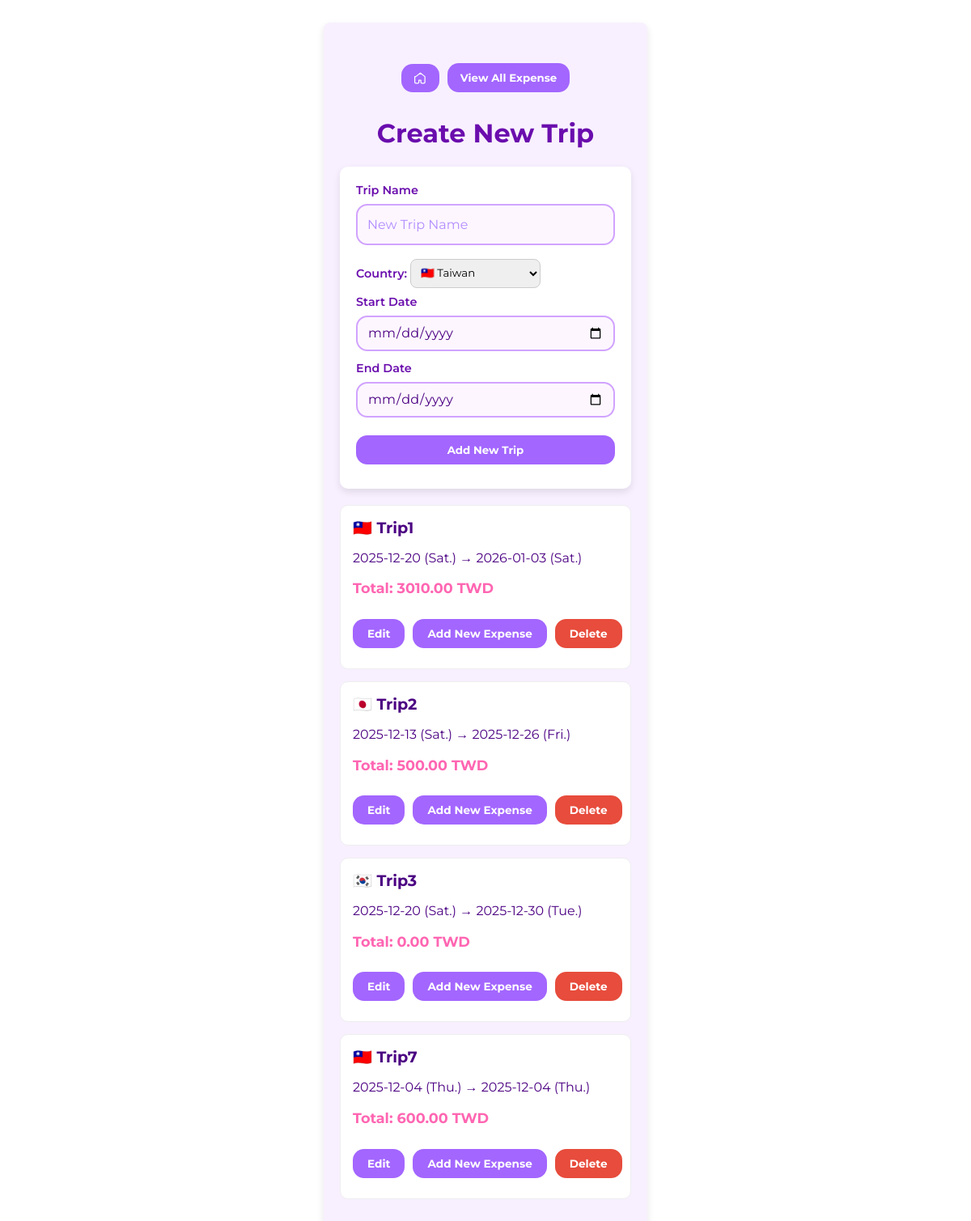
The app's page /tripSelection (signed in) with its own data.
### tables this page shows
CREATE TABLE trips (
                id INTEGER PRIMARY KEY,
                trip_name TEXT UNIQUE,
                start_date TEXT,
                end_date TEXT,
                
                country_id INTEGER,
                FOREIGN KEY(country_id) REFERENCES countries(id)
            );

### app.py (the view, shortened to what this page needs)
@app.route('/tripSelection', methods=['GET', 'POST'])
@login_required
def tripSelection():
    with sqlite3.connect(DB_FILE) as conn:
        c = conn.cursor()
        countries = []
        errors = False
        db_trip_name = ''
        ui_trip_name = ''
        start_date = ''
        end_date = ''
        c.execute('SELECT * FROM countries')
        for r in c.fetchall():
            countries.append({
                'id': r[0],
                'country_name': r[1],
                'country_code': r[2],
                'flag': country_flag(r[2])
            })
        c.execute('''
                SELECT t.id, t.trip_name, t.start_date, t.end_date, c.country_code
                FROM trips t
                JOIN countries c ON t.country_id = c.id

        ''')
        trips_list = c.fetchall()
        trips_with_total = []
        for trip in trips_list:
            trip_start_date = trip[2]
            trip_end_date = trip[3]
            start_dt = datetime.strptime(trip_start_date, "%Y-%m-%d")
            end_dt = datetime.strptime(trip_end_date, "%Y-%m-%d")
            start_weekday = start_dt.strftime("%a")
            end_weekday = end_dt.strftime("%a")
            trip_id = trip[0]
            c.execute('''
                SELECT SUM(e.amount * r.rate_to_base)
                FROM expenses e
                JOIN exchange_rates r ON e.currency_id = r.currency_id
                WHERE e.trip_id = ?
            ''', (trip_id,))
            row = c.fetchone()
            total_in_base = row[0] if row[0] is not None else 0
            trips_with_total.append({
                'id': trip_id,
                'trip_name': trip[1],
                'start_date': trip[2],
                'end_date': trip[3],
                'start_weekday': start_weekday,
                'end_weekday': end_weekday,
                'flag': country_flag(trip[4]),
                'total_in_base': total_in_base
            })
        return render_template(
            'tripSelection.html',
            countries=countries,
            trips=trips_with_total,
            entered_trip_name=ui_trip_name,
            entered_start_date=start_date,
            entered_end_date=end_date
        )

### app.py (called while the page is built)
def login_required(f):
    @wraps(f)
    def wrapper(*args, **kwargs):
        if 'user_id' not in session:
            return redirect(url_for('login', next=request.path))
        return f(*args, **kwargs)
    return wrapper

def country_flag(code):
    if not code or len(code) != 2:
        return ''
    return chr(0x1F1E6 + ord(code[0].upper()) - 65) + \
           chr(0x1F1E6 + ord(code[1].upper()) - 65)

### templates/tripSelection.html (shortened to what this page needs)
<!DOCTYPE html>
<html lang="en">
<head>
    <link rel="stylesheet" href="{{ url_for('static', filename='style.css') }}">
</head>
<body>
    <div class="container">
        <div class="button-row">
            <a href="{{ url_for('index') }}">
                <button class="btn btn-home">
                    <svg xmlns="http://www.w3.org/2000/svg" class="icon" fill="none" viewBox="0 0 24 24" stroke="currentColor">
                        <path stroke-linecap="round" stroke-linejoin="round" stroke-width="2"
                            d="M3 9l9-7 9 7v11a2 2 0 0 1-2 2h-4a2 2 0 0 1-2-2v-4H9v4a2 2 0 0 1-2 2H3a2 2 0 0 1-2-2V9z"/>
                    </svg>
                </button>
            </a>
            <a href="{{ url_for('viewExpense') }}">
                <button type="button" class="btn btn-equal">View All Expense</button>
            </a>
        </div>
        <h1>Create New Trip</h1>
        <form method="POST" class="form-box" id="trip-form" novalidate>
            <label>Trip Name</label>
            <input type="text" name="trip_name" class="input-field"
                placeholder="New Trip Name"
                value="{{ entered_trip_name|default('') }}">
            <label>
                Country:
                <select name="country_id">
                    {% for country in countries %}
                        <option value="{{ country.id }}" {% if selected_country == country.id %}selected{% endif %}>
                           {{ country.flag }} {{ country.country_name }}
                        </option>
                    {% endfor %}
                </select>
            </label>
            <label>Start Date</label>
            <input type="date" name="start_date" class="input-field"
                value="{{ entered_start_date|default('') }}">
            <label>End Date</label>
            <input type="date" name="end_date" class="input-field"
                value="{{ entered_start_date|default('') }}">
            <button type="submit" class="btn btn-submit">Add New Trip</button>
        </form>
        <ul class="trip-list">
            {% for trip in trips %}
            <li class="trip-card">
                <div class="trip-info">
                    <h3 class="trip-name">
                        <span class="trip-flag">{{ trip.flag }}</span>
                        <span class="trip-title">{{ trip.trip_name|title }}</span>
                    </h3>
                    <p class="trip-date">
                        {{ trip.start_date }} ({{ trip.start_weekday }}.) → {{ trip.end_date }} ({{ trip.end_weekday }}.)
                    </p>
                    <p class="trip-total">
                        Total: {{ "%.2f"|format(trip.total_in_base) }} TWD
                    </p>
                </div>
                <div class="trip-buttons">
                    <a href="{{ url_for('editTrip', trip_id=trip.id) }}" class="btn btn-submit">
                        Edit
                    </a>
                    <a href="{{ url_for('newExpense', trip_id=trip.id) }}" class="btn btn-submit">
                        Add New Expense
                    </a>
                    <button
                        type="button"
                        class="btn btn-delete"
                        data-id="{{ trip.id }}"
                        data-name="{{ trip.trip_name }}"
                    >
                        Delete
                    </button>
                </div>
            </li>
            {% endfor %}
        </ul>
    </div>
</body>
</html>

### static/style.css (style rules this page uses)
* { box-sizing: border-box; }
body { background-color: #fff; font-family: 'Montserrat', sans-serif; color: #4B0082; display: flex; justify-content: center; padding: 20px; }
button, input, select, textarea { font-family: inherit; }
.container { width: 100%; max-width: 400px; background-color: #f8f0ff; padding: 20px; border-radius: 8px; box-shadow: 0 4px 10px rgba(0, 0, 0, 0.1); box-sizing: border-box; }
h1 { text-align: center; color: #6a0dad; }
.form-box { display: flex; flex-direction: column; margin-bottom: 20px; }
label { margin-bottom: 10px; display: block; width: 100%; }
input, select { border-radius: 8px; border: 1px solid #ccc; }
select { padding: 8px; margin-top: 5px; }
.input-field, select.input-field { width: 100%; padding: 14px 12px; font-size: 1em; border-radius: 14px; border: 2px solid #d1a3ff; background-color: #fdf6ff; color: #4B0082; box-sizing: border-box; }
.input-field::placeholder { color: #b28cff; }
.form-box label { font-size: 0.9em; font-weight: 600; color: #6a0dad; margin-bottom: 8px; }
.form-box label + select, .form-box label + input { margin-bottom: 12px; }
.form-box { background-color: #fff; padding: 20px; border-radius: 10px; box-shadow: 0 4px 10px rgba(0,0,0,0.1); max-width: 500px; margin: 20px auto; }
input[type="date"] { width: 100%; max-width: 100%; min-width: 0; box-sizing: border-box; appearance: none; -webkit-appearance: none; -moz-appearance: none; display: block; }
input[type="date"].input-field { height: 44px; line-height: 1.2; }
.btn { background-color: #a366ff; color: white; border: none; padding: 10px 18px; margin: 10px 0; border-radius: 14px; cursor: pointer; font-weight: bold; text-decoration: none; white-space: nowrap; text-align: center; display: inline-block; }
.btn-delete { background-color: #e74c3c; color: white; border: none; cursor: pointer; }
.btn-submit { width: 100%; }
.button-row { display: flex; gap: 10px; justify-content: center; align-items: center; margin-top: 20px; }
.btn-home { padding: 10px 16px; display: flex; align-items: center; justify-content: center; }
.btn-home .icon { width: 15px; height: 15px; }
.btn-equal { flex: 1; padding: 10px 16px; }
.trip-list { list-style: none; padding: 0; margin: 0; }
.trip-card { background: white; border-radius: 10px; padding: 15px; margin-bottom: 15px; border: 1px solid #eee; transition: transform 0.2s, box-shadow 0.2s; }
.trip-date { display: flex; }
.trip-name { font-size: 1.2em; font-weight: bold; margin: 0; }
.trip-total { font-size: 1.1rem; font-weight: bold; color: #ff66b2; }
.trip-buttons { display: flex; gap: 10px; margin-top: 15px; width: 100%; align-items: center; }
.trip-buttons > .btn { font-size: 0.85rem; }
.trip-buttons a:nth-child(2) { flex-grow: 1; text-align: center; }

### records on screen
trips: flag "🇹🇼", trip_name "Trip1", start_date "2025-12-20", start_weekday "Sat", end_date "2026-01-03", end_weekday "Sat", total_in_base "3010.00"
trips: flag "🇯🇵", trip_name "Trip2", start_date "2025-12-13", start_weekday "Sat", end_date "2025-12-26", end_weekday "Fri", total_in_base "500.00"
trips: flag "🇰🇷", trip_name "Trip3", start_date "2025-12-20", start_weekday "Sat", end_date "2025-12-30", end_weekday "Tue", total_in_base "0.00"
trips: flag "🇹🇼", trip_name "Trip7", start_date "2025-12-04", start_weekday "Thu", end_date "2025-12-04", end_weekday "Thu", total_in_base "600.00"

### other values on screen
form field country_id "🇹🇼 Taiwan"
